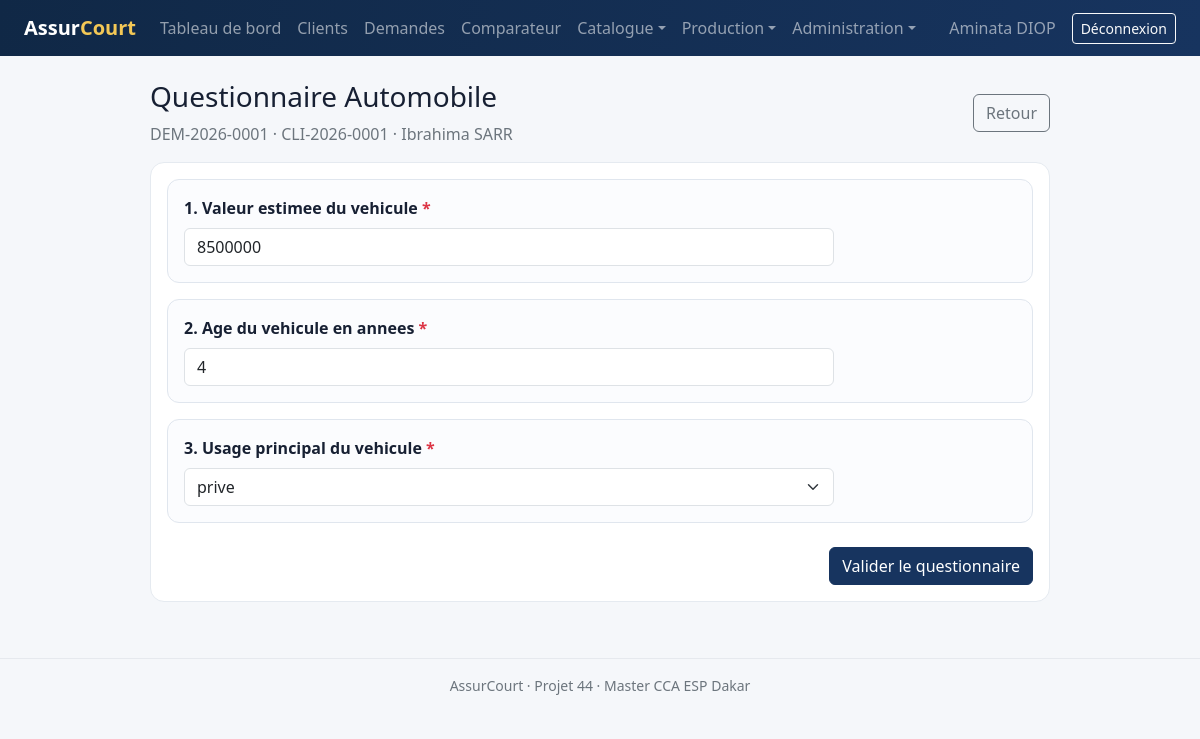
/public/demandes/questionnaire.php (signed in), run on the app's committed database.
### tables this page shows
CREATE TABLE demandes_devis (
    id BIGINT UNSIGNED AUTO_INCREMENT PRIMARY KEY,
    client_id BIGINT UNSIGNED NOT NULL,
    agent_id BIGINT UNSIGNED NOT NULL,
    categorie_id BIGINT UNSIGNED NOT NULL,
    numero_demande VARCHAR(40) NOT NULL UNIQUE,
    description_besoin TEXT NULL,
    budget_maximum DECIMAL(15,2) NULL,
    date_effet_souhaitee DATE NOT NULL,
    statut ENUM('brouillon','complete','comparee','recommandee','convertie','expiree','annulee') NOT NULL DEFAULT 'brouillon',
    date_demande DATETIME NOT NULL DEFAULT CURRENT_TIMESTAMP,
    date_expiration DATE NULL,
    INDEX idx_demande_filtres (categorie_id, statut, date_demande),
    CONSTRAINT fk_demande_client FOREIGN KEY (client_id) REFERENCES clients(id),
    CONSTRAINT fk_demande_agent FOREIGN KEY (agent_id) REFERENCES utilisateurs(id),
    CONSTRAINT fk_demande_categorie FOREIGN KEY (categorie_id) REFERENCES categories_risque(id)
);

CREATE TABLE categories_risque (
    id BIGINT UNSIGNED AUTO_INCREMENT PRIMARY KEY,
    code VARCHAR(30) NOT NULL UNIQUE,
    libelle VARCHAR(100) NOT NULL,
    description TEXT NULL
);

CREATE TABLE clients (
    id BIGINT UNSIGNED AUTO_INCREMENT PRIMARY KEY,
    agent_id BIGINT UNSIGNED NULL,
    numero_client VARCHAR(30) NOT NULL UNIQUE,
    type_client ENUM('particulier','entreprise') NOT NULL DEFAULT 'particulier',
    nom VARCHAR(100) NULL,
    prenom VARCHAR(120) NULL,
    raison_sociale VARCHAR(190) NULL,
    date_naissance DATE NULL,
    email VARCHAR(190) NULL,
    telephone VARCHAR(30) NOT NULL,
    adresse VARCHAR(255) NULL,
    ville VARCHAR(100) NULL,
    profession VARCHAR(120) NULL,
    statut ENUM('prospect','actif','inactif') NOT NULL DEFAULT 'prospect',
    created_at TIMESTAMP NOT NULL DEFAULT CURRENT_TIMESTAMP,
    updated_at TIMESTAMP NOT NULL DEFAULT CURRENT_TIMESTAMP ON UPDATE CURRENT_TIMESTAMP,
    INDEX idx_client_recherche (nom, prenom, raison_sociale),
    INDEX idx_client_statut (statut),
    CONSTRAINT fk_client_agent FOREIGN KEY (agent_id) REFERENCES utilisateurs(id) ON DELETE SET NULL
);

CREATE TABLE questions (
    id BIGINT UNSIGNED AUTO_INCREMENT PRIMARY KEY,
    categorie_id BIGINT UNSIGNED NOT NULL,
    code VARCHAR(50) NOT NULL UNIQUE,
    libelle VARCHAR(255) NOT NULL,
    type_reponse ENUM('texte','nombre','date','booleen','liste') NOT NULL,
    options_json JSON NULL,
    obligatoire TINYINT(1) NOT NULL DEFAULT 1,
    ordre_affichage SMALLINT UNSIGNED NOT NULL DEFAULT 1,
    statut ENUM('active','inactive') NOT NULL DEFAULT 'active',
    CONSTRAINT fk_question_categorie FOREIGN KEY (categorie_id) REFERENCES categories_risque(id)
);

### includes/helpers.php (called while the page is built, shortened)
<?php
function e(?string $value): string
{
    return htmlspecialchars($value ?? '', ENT_QUOTES | ENT_SUBSTITUTE, 'UTF-8');
}

### public/demandes/questionnaire.php (the view, shortened to what this page needs)
<?php
require_once __DIR__.'/../../includes/bootstrap.php';require_roles(['ADMIN','RESPONSABLE','AGENT']);$db=Database::connection();$id=max(1,(int)($_GET['id']??$_POST['id']??0));$s=$db->prepare("SELECT d.*,cr.libelle categorie,c.type_client,c.nom,c.prenom,c.raison_sociale,c.numero_client FROM demandes_devis d JOIN categories_risque cr ON cr.id=d.categorie_id JOIN clients c ON c.id=d.client_id WHERE d.id=?");$s->execute([$id]);$demande=$s->fetch()?:exit('Demande introuvable.');$s=$db->prepare("SELECT * FROM questions WHERE categorie_id=? AND statut='active' ORDER BY ordre_affichage,id");$s->execute([$demande['categorie_id']]);$questions=$s->fetchAll();$s=$db->prepare('SELECT question_id,valeur_reponse FROM reponses_questionnaire WHERE demande_id=?');$s->execute([$id]);$answers=[];foreach($s->fetchAll() as $r)$answers[(int)$r['question_id']]=$r['valeur_reponse'];$errors=[];
$client=$demande['type_client']==='entreprise'?$demande['raison_sociale']:trim($demande['prenom'].' '.$demande['nom']);$title='Questionnaire';require __DIR__.'/../../includes/header.php';?>
<div class="form-shell"><div class="page-heading"><div><h1 class="h3">Questionnaire <?= e($demande['categorie']) ?></h1><p class="text-secondary mb-0"><?= e($demande['numero_demande'].' · '.$demande['numero_client'].' · '.$client) ?></p></div><a class="btn btn-outline-secondary" href="index.php">Retour</a></div><?php if($errors): ?><div class="alert alert-danger"><ul class="mb-0"><?php foreach($errors as $e2): ?><li><?= e($e2) ?></li><?php endforeach ?></ul></div><?php endif; ?><?php if(!$questions): ?><div class="alert alert-warning">Aucune question active n’est configurée pour cette branche.</div><?php else: ?><form method="post" class="card card-body"><?= csrf_field() ?><input type="hidden" name="id" value="<?= $id ?>"><div class="question-list"><?php foreach($questions as $i=>$q): $value=$answers[(int)$q['id']]??'';?><div class="question-item"><label class="form-label fw-semibold"><?= $i+1 ?>. <?= e($q['libelle']) ?> <?= $q['obligatoire']?'<span class="text-danger">*</span>':'' ?></label><?php if($q['type_reponse']==='liste'): $opts=json_decode((string)$q['options_json'],true)?:[];?><select class="form-select" name="reponse[<?= $q['id'] ?>]" <?= $q['obligatoire']?'required':'' ?>><option value="">Sélectionner</option><?php foreach($opts as $o): ?><option value="<?= e((string)$o) ?>" <?= $value===(string)$o?'selected':'' ?>><?= e((string)$o) ?></option><?php endforeach ?></select><?php elseif($q['type_reponse']==='booleen'): ?><select class="form-select" name="reponse[<?= $q['id'] ?>]" <?= $q['obligatoire']?'required':'' ?>><option value="">Sélectionner</option><option value="oui" <?= $value==='oui'?'selected':'' ?>>Oui</option><option value="non" <?= $value==='non'?'selected':'' ?>>Non</option></select><?php else: ?><input class="form-control" type="<?= $q['type_reponse']==='nombre'?'number':($q['type_reponse']==='date'?'date':'text') ?>" name="reponse[<?= $q['id'] ?>]" value="<?= e($value) ?>" <?= $q['obligatoire']?'required':'' ?>><?php endif; ?></div><?php endforeach ?></div><div class="text-end mt-4"><button class="btn btn-primary">Valider le questionnaire</button></div></form><?php endif; ?></div><?php require __DIR__.'/../../includes/footer.php'; ?>

### public/assets/css/app.css (style rules this page uses)
:root { --navy:#17345f;--blue:#2f6fae;--pale:#eaf2fb;--gold:#d4a72c;--ink:#172033 }
body { background:#f5f7fa;color:var(--ink);font-family:system-ui,-apple-system,"Segoe UI",sans-serif }
.card { border:1px solid #e5eaf0;border-radius:14px }
.btn-primary { background:var(--navy);border-color:var(--navy) }
.page-heading { display:flex;justify-content:space-between;align-items:center;gap:1rem;margin-bottom:1rem }
.page-heading p { margin:0 }
.form-shell { max-width:900px;margin:auto }

### public/assets/css/questionnaire.css (style rules this page uses)
.question-list { display: grid; gap: 1rem; }
.question-item { padding: 1rem; border: 1px solid #e0e6ee; border-radius: 12px; background: #fbfcfe; }
.question-item .form-control, .question-item .form-select { max-width: 650px; }

### data on the page
demandes_devis: categorie.libelle "Automobile", numero_demande.nom "DEM-2026-0001 · CLI-2026-0001 · Ibrahima SARR"
questions: libelle "Valeur estimee du vehicule", value "8500000"
questions: libelle "Age du vehicule en annees", value "4"
questions: libelle "Usage principal du vehicule", options_json+id+obligatoire "prive"

### other printed values
$_SESSION['user']['prenom'].' '.$_SESSION['user']['nom'] "Aminata DIOP"
